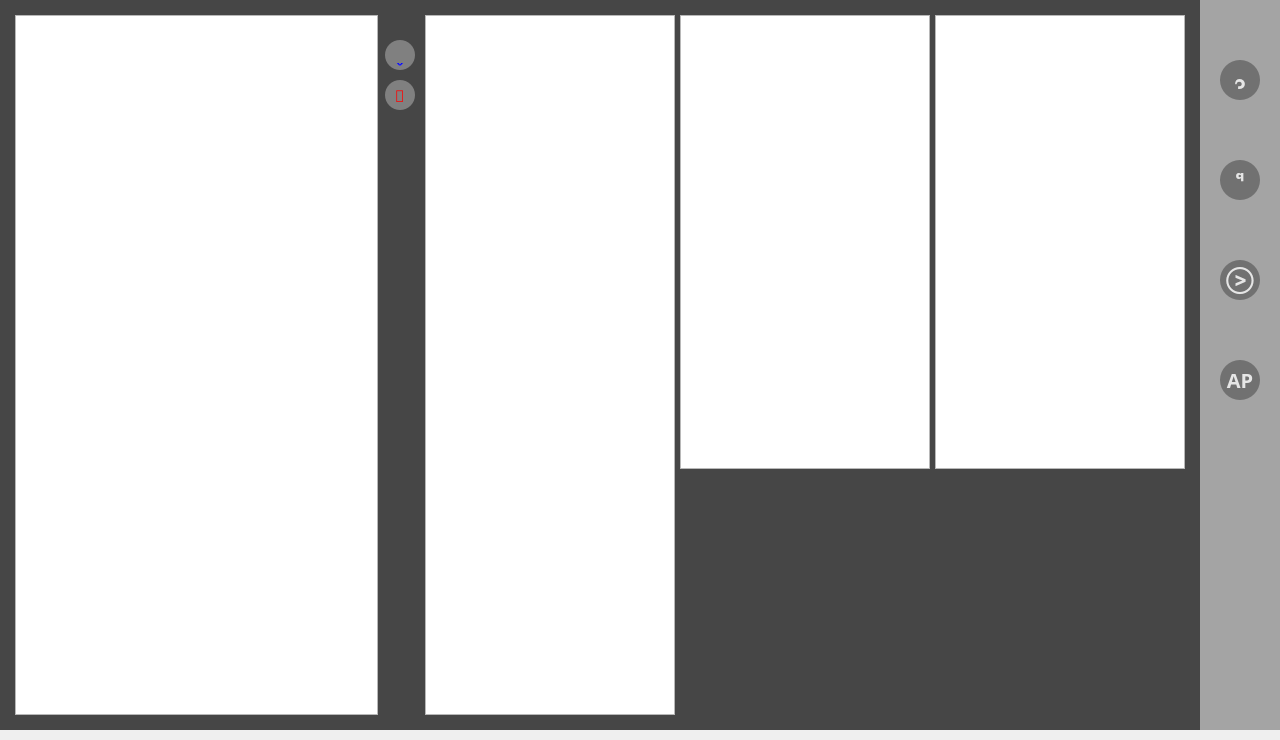
<?xml version="1.0" encoding="UTF-8"?>
<ui version="4.0">
 <class>MainWindow</class>
 <widget class="QMainWindow" name="MainWindow">
  <property name="geometry">
   <rect>
    <x>0</x>
    <y>0</y>
    <width>1280</width>
    <height>740</height>
   </rect>
  </property>
  <property name="windowTitle">
   <string>MainWindow</string>
  </property>
  <widget class="QWidget" name="centralwidget">
   <widget class="QWidget" name="widget" native="true">
    <property name="geometry">
     <rect>
      <x>0</x>
      <y>0</y>
      <width>1280</width>
      <height>730</height>
     </rect>
    </property>
    <property name="styleSheet">
     <string notr="true"/>
    </property>
    <widget class="QLabel" name="label_2">
     <property name="geometry">
      <rect>
       <x>1200</x>
       <y>0</y>
       <width>80</width>
       <height>730</height>
      </rect>
     </property>
     <property name="font">
      <font>
       <pointsize>15</pointsize>
       <weight>75</weight>
       <bold>true</bold>
      </font>
     </property>
     <property name="styleSheet">
      <string notr="true">background-color:rgba(0,0,0,80);</string>
     </property>
     <property name="text">
      <string/>
     </property>
    </widget>
    <widget class="QPushButton" name="button_screen_menu1">
     <property name="geometry">
      <rect>
       <x>1220</x>
       <y>60</y>
       <width>40</width>
       <height>40</height>
      </rect>
     </property>
     <property name="font">
      <font>
       <family>Segoe MDL2 Assets</family>
       <pointsize>15</pointsize>
       <weight>75</weight>
       <bold>true</bold>
      </font>
     </property>
     <property name="styleSheet">
      <string notr="true">QPushButton{
	background-color: rgba(0,0,0,80);
	color:rgba(255,255,255,210);
	border-radius:20px;
}
QPushButton:hover{
	color: rgba(131,96,53,255);
}
QPushButton:clicked{
	padding-left: 5px;
	padding-top: 5px;
	color:rgba(91,88,53,255);
}</string>
     </property>
     <property name="text">
      <string></string>
     </property>
    </widget>
    <widget class="QPushButton" name="button_screen_menu2">
     <property name="geometry">
      <rect>
       <x>1220</x>
       <y>160</y>
       <width>40</width>
       <height>40</height>
      </rect>
     </property>
     <property name="font">
      <font>
       <family>Segoe MDL2 Assets</family>
       <pointsize>15</pointsize>
       <weight>75</weight>
       <bold>true</bold>
      </font>
     </property>
     <property name="styleSheet">
      <string notr="true">QPushButton{
	background-color: rgba(0,0,0,80);
	color:rgba(255,255,255,210);
	border-radius:20px;
}
QPushButton:hover{
	color: rgba(131,96,53,255);
}
QPushButton:clicked{
	padding-left: 5px;
	padding-top: 5px;
	color:rgba(91,88,53,255);
}</string>
     </property>
     <property name="text">
      <string></string>
     </property>
    </widget>
    <widget class="QPushButton" name="button_screen_menu3">
     <property name="geometry">
      <rect>
       <x>1220</x>
       <y>260</y>
       <width>40</width>
       <height>40</height>
      </rect>
     </property>
     <property name="font">
      <font>
       <family>Segoe MDL2 Assets</family>
       <pointsize>15</pointsize>
       <weight>75</weight>
       <bold>true</bold>
      </font>
     </property>
     <property name="styleSheet">
      <string notr="true">QPushButton{
	background-color: rgba(0,0,0,80);
	color:rgba(255,255,255,210);
	border-radius:20px;
}
QPushButton:hover{
	color: rgba(131,96,53,255);
}
QPushButton:clicked{
	padding-left: 5px;
	padding-top: 5px;
	color:rgba(91,88,53,255);
}</string>
     </property>
     <property name="text">
      <string></string>
     </property>
    </widget>
    <widget class="QPushButton" name="button_screen_menu4">
     <property name="geometry">
      <rect>
       <x>1220</x>
       <y>360</y>
       <width>40</width>
       <height>40</height>
      </rect>
     </property>
     <property name="font">
      <font>
       <family>배달의민족 주아</family>
       <pointsize>15</pointsize>
       <weight>75</weight>
       <bold>true</bold>
      </font>
     </property>
     <property name="styleSheet">
      <string notr="true">QPushButton{
	background-color: rgba(0,0,0,80);
	color:rgba(255,255,255,210);
	border-radius:20px;
}
QPushButton:hover{
	color: rgba(131,96,53,255);
}
QPushButton:clicked{
	padding-left: 5px;
	padding-top: 5px;
	color:rgba(91,88,53,255);
}</string>
     </property>
     <property name="text">
      <string>AP</string>
     </property>
    </widget>
    <widget class="QStackedWidget" name="stackedWidget">
     <property name="geometry">
      <rect>
       <x>0</x>
       <y>0</y>
       <width>1200</width>
       <height>730</height>
      </rect>
     </property>
     <property name="styleSheet">
      <string notr="true"/>
     </property>
     <property name="currentIndex">
      <number>2</number>
     </property>
     <widget class="QWidget" name="page">
      <widget class="QLabel" name="label_slide_home">
       <property name="geometry">
        <rect>
         <x>30</x>
         <y>80</y>
         <width>470</width>
         <height>264</height>
        </rect>
       </property>
       <property name="cursor">
        <cursorShape>ArrowCursor</cursorShape>
       </property>
       <property name="styleSheet">
        <string notr="true">background-color:gba(0,0,0,80);</string>
       </property>
       <property name="text">
        <string/>
       </property>
      </widget>
      <widget class="QPushButton" name="pushButton_slide_home">
       <property name="geometry">
        <rect>
         <x>30</x>
         <y>80</y>
         <width>470</width>
         <height>264</height>
        </rect>
       </property>
       <property name="cursor">
        <cursorShape>PointingHandCursor</cursorShape>
       </property>
       <property name="styleSheet">
        <string notr="true">QPushButton{
	background-color: rgba(0,0,0,0);
}</string>
       </property>
       <property name="text">
        <string/>
       </property>
      </widget>
      <widget class="QTabWidget" name="tabWidget_home">
       <property name="geometry">
        <rect>
         <x>30</x>
         <y>350</y>
         <width>470</width>
         <height>300</height>
        </rect>
       </property>
       <property name="font">
        <font>
         <family>배달의민족 주아</family>
         <pointsize>11</pointsize>
         <kerning>true</kerning>
        </font>
       </property>
       <property name="styleSheet">
        <string notr="true">QTabWidget::pane {border: 0;}</string>
       </property>
       <property name="tabShape">
        <enum>QTabWidget::Rounded</enum>
       </property>
       <property name="currentIndex">
        <number>0</number>
       </property>
       <widget class="QWidget" name="tab_home2">
        <attribute name="title">
         <string>주요소식</string>
        </attribute>
        <widget class="QTableWidget" name="tableWidget_home2">
         <property name="geometry">
          <rect>
           <x>0</x>
           <y>0</y>
           <width>470</width>
           <height>270</height>
          </rect>
         </property>
         <property name="styleSheet">
          <string notr="true"/>
         </property>
         <property name="selectionBehavior">
          <enum>QAbstractItemView::SelectRows</enum>
         </property>
         <column>
          <property name="text">
           <string>title</string>
          </property>
         </column>
         <column>
          <property name="text">
           <string>date</string>
          </property>
         </column>
        </widget>
       </widget>
       <widget class="QWidget" name="tab_home1">
        <attribute name="title">
         <string>공지사항</string>
        </attribute>
        <widget class="QTableWidget" name="tableWidget_home1">
         <property name="geometry">
          <rect>
           <x>0</x>
           <y>0</y>
           <width>470</width>
           <height>270</height>
          </rect>
         </property>
         <property name="styleSheet">
          <string notr="true"/>
         </property>
         <column>
          <property name="text">
           <string>title</string>
          </property>
         </column>
         <column>
          <property name="text">
           <string>date</string>
          </property>
         </column>
        </widget>
       </widget>
      </widget>
      <zorder>label_slide_home</zorder>
      <zorder>tabWidget_home</zorder>
      <zorder>pushButton_slide_home</zorder>
     </widget>
     <widget class="QWidget" name="page_2">
      <widget class="QPushButton" name="button_ap2_2">
       <property name="geometry">
        <rect>
         <x>555</x>
         <y>180</y>
         <width>40</width>
         <height>40</height>
        </rect>
       </property>
       <property name="font">
        <font>
         <family>배달의민족 주아</family>
         <pointsize>15</pointsize>
         <weight>75</weight>
         <bold>true</bold>
        </font>
       </property>
       <property name="styleSheet">
        <string notr="true">QPushButton{
	background-color: rgba(0,0,0,210);
	color:rgba(255,255,255,210);
	border-radius:5px;
}
QPushButton:hover{
	color: rgba(131,96,53,255);
}
QPushButton:clicked{
	padding-left: 5px;
	padding-top: 5px;
	color:rgba(91,88,53,255);
}
</string>
       </property>
       <property name="text">
        <string>경로</string>
       </property>
      </widget>
      <widget class="QLabel" name="label_ap4_2">
       <property name="geometry">
        <rect>
         <x>50</x>
         <y>170</y>
         <width>81</width>
         <height>31</height>
        </rect>
       </property>
       <property name="font">
        <font>
         <family>배달의민족 주아</family>
         <pointsize>15</pointsize>
         <weight>75</weight>
         <bold>true</bold>
        </font>
       </property>
       <property name="text">
        <string>여유 시간</string>
       </property>
      </widget>
      <widget class="QSpinBox" name="spinBox_ap1_2">
       <property name="geometry">
        <rect>
         <x>135</x>
         <y>167</y>
         <width>51</width>
         <height>35</height>
        </rect>
       </property>
       <property name="font">
        <font>
         <family>배달의민족 주아</family>
         <pointsize>15</pointsize>
         <weight>75</weight>
         <bold>true</bold>
        </font>
       </property>
       <property name="value">
        <number>3</number>
       </property>
      </widget>
      <widget class="QTimeEdit" name="timeEdit_ap1_2">
       <property name="geometry">
        <rect>
         <x>305</x>
         <y>117</y>
         <width>135</width>
         <height>35</height>
        </rect>
       </property>
       <property name="font">
        <font>
         <family>배달의민족 주아</family>
         <pointsize>15</pointsize>
         <weight>75</weight>
         <bold>true</bold>
        </font>
       </property>
       <property name="time">
        <time>
         <hour>11</hour>
         <minute>0</minute>
         <second>0</second>
        </time>
       </property>
      </widget>
      <widget class="QLabel" name="label_ap1_2">
       <property name="geometry">
        <rect>
         <x>50</x>
         <y>70</y>
         <width>81</width>
         <height>31</height>
        </rect>
       </property>
       <property name="font">
        <font>
         <family>배달의민족 주아</family>
         <pointsize>15</pointsize>
         <weight>75</weight>
         <bold>true</bold>
        </font>
       </property>
       <property name="text">
        <string>이벤트명</string>
       </property>
      </widget>
      <widget class="QDateEdit" name="dateEdit_ap1_2">
       <property name="geometry">
        <rect>
         <x>135</x>
         <y>117</y>
         <width>160</width>
         <height>35</height>
        </rect>
       </property>
       <property name="font">
        <font>
         <family>배달의민족 주아</family>
         <pointsize>15</pointsize>
         <weight>75</weight>
         <bold>true</bold>
        </font>
       </property>
       <property name="time">
        <time>
         <hour>0</hour>
         <minute>0</minute>
         <second>0</second>
        </time>
       </property>
       <property name="displayFormat">
        <string>yyyy/MM/dd</string>
       </property>
       <property name="calendarPopup">
        <bool>true</bool>
       </property>
      </widget>
      <widget class="QPushButton" name="button_ap1_2">
       <property name="geometry">
        <rect>
         <x>495</x>
         <y>180</y>
         <width>40</width>
         <height>40</height>
        </rect>
       </property>
       <property name="font">
        <font>
         <family>Segoe MDL2 Assets</family>
         <pointsize>15</pointsize>
         <weight>75</weight>
         <bold>true</bold>
        </font>
       </property>
       <property name="styleSheet">
        <string notr="true">QPushButton{
	background-color: rgba(0,0,0,210);
	color:rgba(255,255,255,210);
	border-radius:5px;
}
QPushButton:hover{
	color: rgba(131,96,53,255);
}
QPushButton:clicked{
	padding-left: 5px;
	padding-top: 5px;
	color:rgba(91,88,53,255);
}
</string>
       </property>
       <property name="text">
        <string></string>
       </property>
      </widget>
      <widget class="QTimeEdit" name="timeEdit_ap2_2">
       <property name="geometry">
        <rect>
         <x>465</x>
         <y>117</y>
         <width>135</width>
         <height>35</height>
        </rect>
       </property>
       <property name="font">
        <font>
         <family>배달의민족 주아</family>
         <pointsize>15</pointsize>
         <weight>75</weight>
         <bold>true</bold>
        </font>
       </property>
       <property name="time">
        <time>
         <hour>16</hour>
         <minute>0</minute>
         <second>0</second>
        </time>
       </property>
      </widget>
      <widget class="QTextEdit" name="textEdit_ap1_2">
       <property name="geometry">
        <rect>
         <x>135</x>
         <y>67</y>
         <width>300</width>
         <height>35</height>
        </rect>
       </property>
       <property name="font">
        <font>
         <family>배달의민족 주아</family>
         <pointsize>15</pointsize>
         <weight>75</weight>
         <bold>true</bold>
        </font>
       </property>
      </widget>
      <widget class="QLabel" name="label_ap2_2">
       <property name="geometry">
        <rect>
         <x>50</x>
         <y>120</y>
         <width>81</width>
         <height>31</height>
        </rect>
       </property>
       <property name="font">
        <font>
         <family>배달의민족 주아</family>
         <pointsize>15</pointsize>
         <weight>75</weight>
         <bold>true</bold>
        </font>
       </property>
       <property name="text">
        <string>점검 시간</string>
       </property>
      </widget>
      <widget class="QLabel" name="label_ap1_3">
       <property name="geometry">
        <rect>
         <x>15</x>
         <y>15</y>
         <width>140</width>
         <height>31</height>
        </rect>
       </property>
       <property name="font">
        <font>
         <family>배달의민족 주아</family>
         <pointsize>15</pointsize>
         <weight>75</weight>
         <bold>true</bold>
        </font>
       </property>
       <property name="text">
        <string>미래시 가챠 일정</string>
       </property>
      </widget>
      <widget class="QLabel" name="label_ap1_4">
       <property name="geometry">
        <rect>
         <x>570</x>
         <y>350</y>
         <width>140</width>
         <height>31</height>
        </rect>
       </property>
       <property name="font">
        <font>
         <family>배달의민족 주아</family>
         <pointsize>15</pointsize>
         <weight>75</weight>
         <bold>true</bold>
        </font>
       </property>
       <property name="text">
        <string>미구현 페이지</string>
       </property>
      </widget>
     </widget>
     <widget class="QWidget" name="page_3">
      <property name="styleSheet">
       <string notr="true">QListWidget::item:selected { background-color: white; }</string>
      </property>
      <widget class="QLabel" name="label_3">
       <property name="geometry">
        <rect>
         <x>0</x>
         <y>0</y>
         <width>1200</width>
         <height>730</height>
        </rect>
       </property>
       <property name="styleSheet">
        <string notr="true">background-color:rgba(0,0,0,180)</string>
       </property>
       <property name="text">
        <string/>
       </property>
      </widget>
      <widget class="QListWidget" name="listWidget_cal2">
       <property name="geometry">
        <rect>
         <x>425</x>
         <y>15</y>
         <width>250</width>
         <height>700</height>
        </rect>
       </property>
       <property name="focusPolicy">
        <enum>Qt::StrongFocus</enum>
       </property>
       <property name="frameShape">
        <enum>QFrame::StyledPanel</enum>
       </property>
       <property name="lineWidth">
        <number>1</number>
       </property>
       <property name="midLineWidth">
        <number>0</number>
       </property>
       <property name="verticalScrollBarPolicy">
        <enum>Qt::ScrollBarAlwaysOff</enum>
       </property>
       <property name="horizontalScrollBarPolicy">
        <enum>Qt::ScrollBarAlwaysOff</enum>
       </property>
       <property name="verticalScrollMode">
        <enum>QAbstractItemView::ScrollPerItem</enum>
       </property>
       <property name="movement">
        <enum>QListView::Static</enum>
       </property>
      </widget>
      <widget class="QListWidget" name="listWidget_cal3">
       <property name="geometry">
        <rect>
         <x>680</x>
         <y>15</y>
         <width>250</width>
         <height>454</height>
        </rect>
       </property>
       <property name="verticalScrollBarPolicy">
        <enum>Qt::ScrollBarAlwaysOff</enum>
       </property>
       <property name="horizontalScrollBarPolicy">
        <enum>Qt::ScrollBarAlwaysOff</enum>
       </property>
       <property name="verticalScrollMode">
        <enum>QAbstractItemView::ScrollPerItem</enum>
       </property>
      </widget>
      <widget class="QListWidget" name="listWidget_cal4">
       <property name="geometry">
        <rect>
         <x>935</x>
         <y>15</y>
         <width>250</width>
         <height>454</height>
        </rect>
       </property>
       <property name="verticalScrollBarPolicy">
        <enum>Qt::ScrollBarAlwaysOff</enum>
       </property>
       <property name="horizontalScrollBarPolicy">
        <enum>Qt::ScrollBarAlwaysOff</enum>
       </property>
       <property name="verticalScrollMode">
        <enum>QAbstractItemView::ScrollPerItem</enum>
       </property>
      </widget>
      <widget class="QListWidget" name="listWidget_cal1">
       <property name="geometry">
        <rect>
         <x>15</x>
         <y>15</y>
         <width>363</width>
         <height>700</height>
        </rect>
       </property>
       <property name="acceptDrops">
        <bool>true</bool>
       </property>
       <property name="styleSheet">
        <string notr="true">QListWidget::item:selected { border: 2px solid black; }
</string>
       </property>
       <property name="verticalScrollBarPolicy">
        <enum>Qt::ScrollBarAlwaysOff</enum>
       </property>
       <property name="horizontalScrollBarPolicy">
        <enum>Qt::ScrollBarAlwaysOff</enum>
       </property>
       <property name="showDropIndicator" stdset="0">
        <bool>false</bool>
       </property>
       <property name="textElideMode">
        <enum>Qt::ElideNone</enum>
       </property>
       <property name="verticalScrollMode">
        <enum>QAbstractItemView::ScrollPerItem</enum>
       </property>
       <property name="batchSize">
        <number>100</number>
       </property>
      </widget>
      <widget class="QPushButton" name="button_calgrowth_insert">
       <property name="geometry">
        <rect>
         <x>385</x>
         <y>40</y>
         <width>30</width>
         <height>30</height>
        </rect>
       </property>
       <property name="font">
        <font>
         <family>Segoe MDL2 Assets</family>
         <pointsize>12</pointsize>
         <weight>75</weight>
         <bold>true</bold>
        </font>
       </property>
       <property name="styleSheet">
        <string notr="true">QPushButton{
	background-color: rgba(255,255,255,80);
	color:rgba(0,0,255,240);
	border-radius:15px;
}
QPushButton:hover{
	color: rgba(131,96,53,255);
}
QPushButton:clicked{
	padding-left: 5px;
	padding-top: 5px;
	color:rgba(91,88,53,255);
}</string>
       </property>
       <property name="text">
        <string></string>
       </property>
      </widget>
      <widget class="QPushButton" name="button_calgrowth_delete">
       <property name="geometry">
        <rect>
         <x>385</x>
         <y>80</y>
         <width>30</width>
         <height>30</height>
        </rect>
       </property>
       <property name="font">
        <font>
         <family>Segoe MDL2 Assets</family>
         <pointsize>12</pointsize>
         <weight>75</weight>
         <bold>true</bold>
        </font>
       </property>
       <property name="styleSheet">
        <string notr="true">QPushButton{
	background-color: rgba(255,255,255,80);
	color:rgba(255,0,0,240);
	border-radius:15px;
}
QPushButton:hover{
	color: rgba(131,96,53,255);
}
QPushButton:clicked{
	padding-left: 5px;
	padding-top: 5px;
	color:rgba(91,88,53,255);
}</string>
       </property>
       <property name="text">
        <string></string>
       </property>
      </widget>
     </widget>
     <widget class="QWidget" name="page_4">
      <widget class="QPushButton" name="button_ap1">
       <property name="geometry">
        <rect>
         <x>460</x>
         <y>200</y>
         <width>40</width>
         <height>40</height>
        </rect>
       </property>
       <property name="font">
        <font>
         <family>Segoe MDL2 Assets</family>
         <pointsize>15</pointsize>
         <weight>75</weight>
         <bold>true</bold>
        </font>
       </property>
       <property name="styleSheet">
        <string notr="true">QPushButton{
	background-color: rgba(0,0,0,210);
	color:rgba(255,255,255,210);
	border-radius:5px;
}
QPushButton:hover{
	color: rgba(131,96,53,255);
}
QPushButton:clicked{
	padding-left: 5px;
	padding-top: 5px;
	color:rgba(91,88,53,255);
}
</string>
       </property>
       <property name="text">
        <string></string>
       </property>
      </widget>
      <widget class="QTimeEdit" name="timeEdit_ap1">
       <property name="geometry">
        <rect>
         <x>270</x>
         <y>137</y>
         <width>135</width>
         <height>35</height>
        </rect>
       </property>
       <property name="font">
        <font>
         <family>배달의민족 주아</family>
         <pointsize>15</pointsize>
         <weight>75</weight>
         <bold>true</bold>
        </font>
       </property>
       <property name="time">
        <time>
         <hour>11</hour>
         <minute>0</minute>
         <second>0</second>
        </time>
       </property>
      </widget>
      <widget class="QDateEdit" name="dateEdit_ap1">
       <property name="geometry">
        <rect>
         <x>100</x>
         <y>137</y>
         <width>160</width>
         <height>35</height>
        </rect>
       </property>
       <property name="font">
        <font>
         <family>배달의민족 주아</family>
         <pointsize>15</pointsize>
         <weight>75</weight>
         <bold>true</bold>
        </font>
       </property>
       <property name="time">
        <time>
         <hour>0</hour>
         <minute>0</minute>
         <second>0</second>
        </time>
       </property>
       <property name="displayFormat">
        <string>yyyy/MM/dd</string>
       </property>
       <property name="calendarPopup">
        <bool>true</bool>
       </property>
      </widget>
      <widget class="QLabel" name="label_ap2">
       <property name="geometry">
        <rect>
         <x>15</x>
         <y>140</y>
         <width>81</width>
         <height>31</height>
        </rect>
       </property>
       <property name="font">
        <font>
         <family>배달의민족 주아</family>
         <pointsize>15</pointsize>
         <weight>75</weight>
         <bold>true</bold>
        </font>
       </property>
       <property name="text">
        <string>점검 시간</string>
       </property>
      </widget>
      <widget class="QTimeEdit" name="timeEdit_ap2">
       <property name="geometry">
        <rect>
         <x>430</x>
         <y>137</y>
         <width>135</width>
         <height>35</height>
        </rect>
       </property>
       <property name="font">
        <font>
         <family>배달의민족 주아</family>
         <pointsize>15</pointsize>
         <weight>75</weight>
         <bold>true</bold>
        </font>
       </property>
       <property name="time">
        <time>
         <hour>16</hour>
         <minute>0</minute>
         <second>0</second>
        </time>
       </property>
      </widget>
      <widget class="QLabel" name="label_ap3">
       <property name="geometry">
        <rect>
         <x>410</x>
         <y>140</y>
         <width>21</width>
         <height>31</height>
        </rect>
       </property>
       <property name="font">
        <font>
         <family>배달의민족 주아</family>
         <pointsize>15</pointsize>
         <weight>75</weight>
         <bold>true</bold>
        </font>
       </property>
       <property name="text">
        <string>~</string>
       </property>
      </widget>
      <widget class="QLabel" name="label_ap1">
       <property name="geometry">
        <rect>
         <x>15</x>
         <y>90</y>
         <width>81</width>
         <height>31</height>
        </rect>
       </property>
       <property name="font">
        <font>
         <family>배달의민족 주아</family>
         <pointsize>15</pointsize>
         <weight>75</weight>
         <bold>true</bold>
        </font>
       </property>
       <property name="text">
        <string>이벤트명</string>
       </property>
      </widget>
      <widget class="QTextEdit" name="textEdit_ap1">
       <property name="geometry">
        <rect>
         <x>100</x>
         <y>87</y>
         <width>300</width>
         <height>35</height>
        </rect>
       </property>
       <property name="font">
        <font>
         <family>배달의민족 주아</family>
         <pointsize>15</pointsize>
         <weight>75</weight>
         <bold>true</bold>
        </font>
       </property>
      </widget>
      <widget class="QLabel" name="label_ap4">
       <property name="geometry">
        <rect>
         <x>15</x>
         <y>190</y>
         <width>81</width>
         <height>31</height>
        </rect>
       </property>
       <property name="font">
        <font>
         <family>배달의민족 주아</family>
         <pointsize>15</pointsize>
         <weight>75</weight>
         <bold>true</bold>
        </font>
       </property>
       <property name="text">
        <string>여유 시간</string>
       </property>
      </widget>
      <widget class="QSpinBox" name="spinBox_ap1">
       <property name="geometry">
        <rect>
         <x>100</x>
         <y>187</y>
         <width>51</width>
         <height>35</height>
        </rect>
       </property>
       <property name="font">
        <font>
         <family>배달의민족 주아</family>
         <pointsize>15</pointsize>
         <weight>75</weight>
         <bold>true</bold>
        </font>
       </property>
       <property name="value">
        <number>3</number>
       </property>
      </widget>
      <widget class="QLabel" name="label_ap5">
       <property name="geometry">
        <rect>
         <x>720</x>
         <y>60</y>
         <width>387</width>
         <height>567</height>
        </rect>
       </property>
       <property name="styleSheet">
        <string notr="true">background-color:rgba(0,0,0,50)</string>
       </property>
       <property name="text">
        <string/>
       </property>
      </widget>
      <widget class="QPushButton" name="button_ap2">
       <property name="geometry">
        <rect>
         <x>520</x>
         <y>200</y>
         <width>40</width>
         <height>40</height>
        </rect>
       </property>
       <property name="font">
        <font>
         <family>배달의민족 주아</family>
         <pointsize>15</pointsize>
         <weight>75</weight>
         <bold>true</bold>
        </font>
       </property>
       <property name="styleSheet">
        <string notr="true">QPushButton{
	background-color: rgba(0,0,0,210);
	color:rgba(255,255,255,210);
	border-radius:5px;
}
QPushButton:hover{
	color: rgba(131,96,53,255);
}
QPushButton:clicked{
	padding-left: 5px;
	padding-top: 5px;
	color:rgba(91,88,53,255);
}
</string>
       </property>
       <property name="text">
        <string>경로</string>
       </property>
      </widget>
      <widget class="QLabel" name="label_ap6">
       <property name="geometry">
        <rect>
         <x>540</x>
         <y>315</y>
         <width>200</width>
         <height>100</height>
        </rect>
       </property>
       <property name="font">
        <font>
         <family>배달의민족 주아</family>
         <pointsize>15</pointsize>
         <weight>75</weight>
         <bold>true</bold>
        </font>
       </property>
       <property name="styleSheet">
        <string notr="true">background-color: rgba(0,0,0,0);
color:rgba(255,255,255,0);
border-radius:20px;</string>
       </property>
       <property name="text">
        <string>저장 성공</string>
       </property>
       <property name="alignment">
        <set>Qt::AlignCenter</set>
       </property>
      </widget>
     </widget>
    </widget>
    <widget class="QLabel" name="label">
     <property name="geometry">
      <rect>
       <x>0</x>
       <y>0</y>
       <width>1280</width>
       <height>730</height>
      </rect>
     </property>
     <property name="styleSheet">
      <string notr="true">border-image:url(:/newPrefix/Useimages/28.png)</string>
     </property>
     <property name="text">
      <string/>
     </property>
    </widget>
    <zorder>label</zorder>
    <zorder>stackedWidget</zorder>
    <zorder>label_2</zorder>
    <zorder>button_screen_menu1</zorder>
    <zorder>button_screen_menu2</zorder>
    <zorder>button_screen_menu3</zorder>
    <zorder>button_screen_menu4</zorder>
   </widget>
  </widget>
 </widget>
 <resources/>
 <connections/>
</ui>
